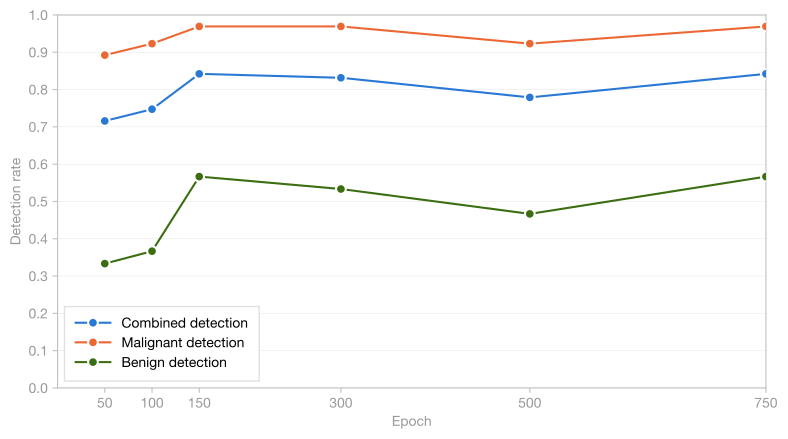

Source code (Python):
"""Overlap detection quality vs. epoch for the preliminary milestones run
(seed 42, 625 images) at IoU > 0.

Evaluates the six milestone checkpoints (50/100/150/300/500/750) on mass
*detection* metrics using overlap-based matching with IoU > 0 (any overlap),
reported for all masses combined and separately for malignant and benign masses.

Per mass grouping, reports case-level (patient triage) recall and
false-positive rate over Normal cases.

Reads the canonical predictions dataset (analysis/predictions_dataset) rather
than the raw masks; overlap_detection_iou_00_flag and pathology come from there.

This is a single-seed run (seed 42, 625 images), so there are no error bars.

Run from project root:
    python analysis/epoch_convergence/epoch_convergence_by_overlap_detection/epoch_convergence_by_overlap_detection_iou_00.py
"""

import json
import os
import sys

import numpy as np
import matplotlib
matplotlib.use('Agg')
import matplotlib.pyplot as plt
import matplotlib.ticker as ticker
from pathlib import Path

# Script lives at analysis/epoch_convergence/epoch_convergence_by_overlap_detection/.
SCRIPT_DIR = Path(__file__).resolve().parent
PROJECT_ROOT = SCRIPT_DIR.parent.parent.parent

# Make the project root importable so the predictions-dataset loader can be
# used regardless of the current working directory.
sys.path.insert(0, str(PROJECT_ROOT))
from analysis.predictions_dataset.load_predictions_dataset import (
    load_predictions_dataset,
)

MIN_PRED_AREA = 100  # noise floor (px^2); already applied when the dataset was built

plt.rcParams.update({
    'font.family': 'sans-serif',
    'font.sans-serif': ['Helvetica Neue', 'Helvetica', 'Arial', 'sans-serif'],
    'font.size': 10,
    'font.weight': '400',
    'axes.labelsize': 10,
    'axes.labelcolor': '#999999',
    'xtick.labelsize': 10,
    'ytick.labelsize': 10,
    'xtick.color': '#999999',
    'ytick.color': '#999999',
    'legend.fontsize': 10,
    'legend.framealpha': 0.95,
    'legend.edgecolor': '#e0e0e0',
    'grid.linewidth': 0.3,
    'grid.alpha': 0.4,
    'figure.facecolor': 'white',
    'axes.facecolor': 'white',
    'axes.spines.top': True,
    'axes.spines.right': True,
})

OUT_DIR = SCRIPT_DIR

# Folder name -> epoch number.
EPOCH_DIRS = [
    ("predictions_milestones_625images_seed42_epoch50", 50),
    ("predictions_milestones_625images_seed42_epoch100", 100),
    ("predictions_milestones_625images_seed42_epoch150", 150),
    ("predictions_milestones_625images_seed42_epoch300", 300),
    ("predictions_milestones_625images_seed42_epoch500", 500),
    ("predictions_milestones_625images_seed42_epoch750", 750),
]

# Metric key -> (legend label, color).
METRICS = {
    "case_recall":      ("Case recall",      "#f5c0aa"),
    "case_fp_rate":     ("Case FP rate",     "#3b6d11"),
}

# Case-level overlap-based detection across all mass-present cases and by
# pathology. Combined is plotted first so the legend follows the table order.
PLOT_SERIES = [
    ("combined",  "case_recall", "Combined detection",  "#2a78d6"),
    ("malignant", "case_recall", "Malignant detection", "#eb6834"),
    ("benign",    "case_recall", "Benign detection",    "#3b6d11"),
]


def evaluate_epoch(rows, positive_class="malignant"):
    """Run overlap (IoU > 0) eval for one checkpoint, return recall and FP rate.

    A mass-present case is detected when overlap_detection_iou_00_flag is True;
    a Normal case with any retained prediction is a false alarm. All facts come
    from the loaded predictions dataset, not the raw masks.
    """
    tp = fn = 0
    fp = 0
    n_normal = 0

    for row in rows:
        if positive_class == "combined":
            is_positive = row.pathology in ("malignant", "benign")
        else:
            is_positive = row.pathology == positive_class

        if is_positive:
            if row.overlap_detection_iou_00_flag:
                tp += 1
            else:
                fn += 1
        elif row.pathology == "normal":
            n_normal += 1
            if row.normal_false_positive:
                fp += 1

    case_recall = tp / (tp + fn) if (tp + fn) > 0 else 0.0
    case_fp_rate = fp / n_normal if n_normal > 0 else 0.0

    return case_recall, case_fp_rate


def main():
    definition = "overlap (IoU > 0)"

    os.makedirs(OUT_DIR, exist_ok=True)

    data = load_predictions_dataset()
    print(f"Loaded predictions dataset: {data.snapshot_id}, "
          f"{len(data.rows)} rows")

    epochs = []
    metrics = {key: [] for key in METRICS}
    benign_metrics = {key: [] for key in METRICS}
    combined_metrics = {key: [] for key in METRICS}
    for folder_name, epoch in EPOCH_DIRS:
        rows = [r for r in data.rows if r.configuration_id == folder_name]
        if not rows:
            print(f"WARNING: no rows for {folder_name}, skipping epoch {epoch}")
            continue
        crec, cfp = evaluate_epoch(rows, positive_class="malignant")
        rb_rec, rb_fp = evaluate_epoch(rows, positive_class="benign")
        rc_rec, rc_fp = evaluate_epoch(rows, positive_class="combined")
        epochs.append(epoch)
        metrics["case_recall"].append(crec)
        metrics["case_fp_rate"].append(cfp)
        benign_metrics["case_recall"].append(rb_rec)
        benign_metrics["case_fp_rate"].append(rb_fp)
        combined_metrics["case_recall"].append(rc_rec)
        combined_metrics["case_fp_rate"].append(rc_fp)

    if not epochs:
        print("No per-epoch predictions found, exiting")
        return

    # --- Terminal table (all masses) ---
    print("\nAll masses — Epoch | CRec | CFP")
    print("-------------------|------|-----")
    for i, ep in enumerate(epochs):
        print(f"{ep:>18} | {combined_metrics['case_recall'][i]:.3f} | "
              f"{combined_metrics['case_fp_rate'][i]:.3f}")

    # --- Terminal table (malignant) ---
    print("\nMalignant — Epoch | CRec | CFP")
    print("------------------|------|-----")
    for i, ep in enumerate(epochs):
        print(f"{ep:>18} | {metrics['case_recall'][i]:.3f} | "
              f"{metrics['case_fp_rate'][i]:.3f}")

    # --- Terminal table (benign) ---
    print("\nBenign   — Epoch | CRec | CFP")
    print("------------------|------|-----")
    for i, ep in enumerate(epochs):
        print(f"{ep:>18} | {benign_metrics['case_recall'][i]:.3f} | "
              f"{benign_metrics['case_fp_rate'][i]:.3f}")

    # --- JSON (source of truth) ---
    json_path = OUT_DIR / "epoch_convergence_by_overlap_detection_iou_00.json"
    payload = {
        "title": "Case-level overlap-based detection (IoU>0) by saved milestone epoch",
        "description": ("Single preliminary milestones test run: seed 42, 625 images, "
                        f"detection = {definition}, noise floor {MIN_PRED_AREA} px."),
        "noise_floor_px": MIN_PRED_AREA,
        "detection_definition": definition,
        "dataset_snapshot_id": data.snapshot_id,
        "seed": 42,
        "images": 625,
        "epochs": epochs,
        "combined": {
            "Detection": combined_metrics["case_recall"],
            "False positive rate": combined_metrics["case_fp_rate"],
        },
        "malignant": {
            "Detection": metrics["case_recall"],
            "False positive rate": metrics["case_fp_rate"],
        },
        "benign": {
            "Detection": benign_metrics["case_recall"],
            "False positive rate": benign_metrics["case_fp_rate"],
        },
    }
    with open(json_path, "w") as f:
        json.dump(payload, f, indent=2)
    print(f"\nWrote {json_path}")

    # --- Markdown ---
    md_lines = [
        "# Case-level overlap-based detection (IoU>0) by saved milestone epoch",
        "",
        f"Single preliminary milestones test run: seed 42, 625 images, "
        f"detection = {definition}, noise floor {MIN_PRED_AREA} px.",
        "",
        "No error bars (single seed).",
        "",
    ]

    md_lines.append("## All masses")
    md_lines.append("")
    md_lines.append("| Epoch | Detection | False positive rate |")
    md_lines.append("|------:|----------:|-------------------:|")
    for i, ep in enumerate(epochs):
        md_lines.append(
            f"| {ep} | {combined_metrics['case_recall'][i]:.3f} | "
            f"{combined_metrics['case_fp_rate'][i]:.3f} |"
        )
    md_lines.append("")

    md_lines.append("## Malignant masses")
    md_lines.append("")
    md_lines.append("| Epoch | Detection | False positive rate |")
    md_lines.append("|------:|----------:|-------------------:|")
    for i, ep in enumerate(epochs):
        md_lines.append(
            f"| {ep} | {metrics['case_recall'][i]:.3f} | "
            f"{metrics['case_fp_rate'][i]:.3f} |"
        )
    md_lines.append("")

    md_lines.append("## Benign masses")
    md_lines.append("")
    md_lines.append("| Epoch | Detection | False positive rate |")
    md_lines.append("|------:|----------:|-------------------:|")
    for i, ep in enumerate(epochs):
        md_lines.append(
            f"| {ep} | {benign_metrics['case_recall'][i]:.3f} | "
            f"{benign_metrics['case_fp_rate'][i]:.3f} |"
        )
    md_lines.append("")
    md_path = OUT_DIR / "epoch_convergence_by_overlap_detection_iou_00.md"
    with open(md_path, "w") as f:
        f.write("\n".join(md_lines))
    print(f"Wrote {md_path}")

    # --- Plot ---
    fig, ax = plt.subplots(figsize=(8, 4.5))
    for src, key, label, color in PLOT_SERIES:
        data = {
            "combined": combined_metrics,
            "malignant": metrics,
            "benign": benign_metrics,
        }[src][key]
        ax.plot(epochs, data, '-o', color=color, label=label,
                markersize=7, linewidth=1.5, markeredgecolor='white',
                markeredgewidth=1.5, zorder=3)

    ax.set_xlabel('Epoch')
    ax.set_ylabel('Detection rate')
    ax.set_xlim(left=0, right=epochs[-1])
    ax.set_xticks(epochs)
    ax.set_ylim(0, 1.0)
    ax.set_yticks(np.arange(0, 1.1, 0.1))
    ax.yaxis.set_major_formatter(ticker.FormatStrFormatter('%.1f'))
    ax.grid(True, axis='y', linewidth=0.3, alpha=0.4)
    ax.grid(False, axis='x')

    for sp in ax.spines.values():
        sp.set_color('#c0c0c0')
    ax.tick_params(axis='both', which='both', color='#c0c0c0',
                   labelcolor='#999999')

    ax.legend(loc='best', frameon=True, fancybox=False, borderpad=0.8,
              handlelength=2.5)

    plt.tight_layout(pad=1.2)

    for ext in ('pdf', 'png'):
        out = OUT_DIR / f'epoch_convergence_by_overlap_detection_iou_00.{ext}'
        fig.savefig(out, dpi=300, bbox_inches='tight',
                    metadata={'CreationDate': None})
        print(f'Wrote {out}')
    plt.close(fig)


if __name__ == "__main__":
    main()
